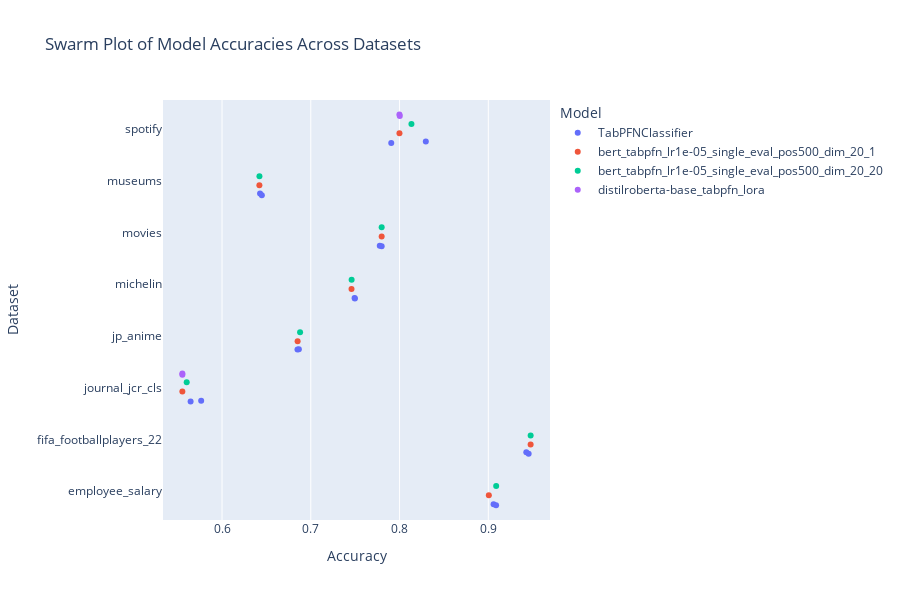

Write notebook code for a chart like this one.
### Code cell
import pandas as pd
import seaborn as sns
import matplotlib.pyplot as plt
import plotly.express as px
#df = pd.read_csv("../results/results.csv")
#df = pd.read_csv("results_with_numerics.csv")
df = pd.read_csv("results_tabfn_basic.csv")
print(df["model"].unique())
df_new = pd.read_csv("results_training_with_numerics.csv")
df_new_bis = pd.read_csv("results_training_with_numerics_lora.csv")
default_values = {"n_epochs": 1, 
                    "lr": 1e-5,
                    "single_eval_pos_train": 500,
                    "dim_tabpfn": 20,
                    "numerical_transformer": "passthrough"}
to_vary = "n_epochs"
for col_name, default_value in default_values.items():
    if col_name == to_vary:
        continue
    df_new = df_new[df_new[col_name] == default_value]
#df_new = pd.read_csv("results_training.csv")
#df = df[df["dataset"] == "spotify"]
df = pd.concat([df, df_new, df_new_bis], ignore_index=True)
# replace nans with "missing" for all columns
df = df.fillna("missing")

# add new rows with test accuracies
#new_rows = {"dataset": ["spotify"] * 5, "model": ["bert"] * 5, "dim_reduction": ["none"] * 5, "encoding": ["lm__all-MiniLM-L12-v2"] * 5, "accuracy": test_accuracies}
#df = pd.concat([df, pd.DataFrame(new_rows)], ignore_index=True)
melted_results = df.groupby(['dataset', 'model', 'dim_reduction', 'encoding', "numerical_transformer", "lr", "single_eval_pos_train", "dim_tabpfn", "n_epochs"]).mean().reset_index()
#melted_results = results.explode('accuracy')
#melted_results['accuracy'] = melted_results['accuracy'].astype(float)
#melted_results = melted_results[melted_results['encoding'] == 'lm__all-MiniLM-L12-v2']


# Creating the swarmplot
# plt.figure(figsize=(15, 20))
# sns.swarmplot(data=melted_results, x='accuracy', y='dataset', hue='model', dodge=True)
# plt.title('Swarm Plot of Model Accuracies Across Datasets')
# plt.xlabel('Accuracy')
# plt.ylabel('Dataset')
# plt.legend(title='Model', bbox_to_anchor=(1.05, 1), loc='upper left')
# plt.show()
# Create the plot
#hue_var = to_vary
hue_var = "model"
fig = px.strip(
    data_frame=melted_results,
    x="accuracy",
    y="dataset",
    color=hue_var,
    #color="dim_reduction",
    title="Swarm Plot of Model Accuracies Across Datasets",
    labels={"accuracy": "Accuracy", "dataset": "Dataset", "model": "Model"},
    height=600,
    width=900,
)

# Update hover information for each trace (grouped by 'color' or 'model' in this case)
for i, trace in enumerate(fig.data):
    subset_df = melted_results[melted_results[hue_var] == trace.name]
    hover_template = "<br>".join([f"{col}: %{{customdata[{i}]}}" for i, col in enumerate(subset_df.columns)])
    trace.customdata = subset_df.values
    trace.hovertemplate = hover_template

fig.show()

### Figure 1 — Plotly figure (JSON) as saved in the notebook; plotly's stock layout.template omitted (floating-point values rounded to 4 significant figures; data arrays with more than 128 entries replaced by an {"elided": "..."} marker saying what was removed)
{"data": [{"alignmentgroup": "True", "boxpoints": "all", "customdata": {"elided": "16x10 mixed values"}, "fillcolor": "rgba(255,255,255,0)", "hoveron": "points", "hovertemplate": "dataset: %{customdata[0]}<br>model: %{customdata[1]}<br>dim_reduction: %{customdata[2]}<br>encoding: %{customdata[3]}<br>numerical_transformer: %{customdata[4]}<br>lr: %{customdata[5]}<br>single_eval_pos_train: %{customdata[6]}<br>dim_tabpfn: %{customdata[7]}<br>n_epochs: %{customdata[8]}<br>accuracy: %{customdata[9]}", "legendgroup": "TabPFNClassifier", "line": {"color": "rgba(255,255,255,0)"}, "marker": {"color": "#636efa"}, "name": "TabPFNClassifier", "offsetgroup": "TabPFNClassifier", "orientation": "h", "pointpos": 0, "showlegend": true, "type": "box", "x": [0.9088, 0.906, 0.9428, 0.9454, 0.5765, 0.5646, 0.6865, 0.685, 0.7497, 0.7493, 0.7798, 0.7777, 0.6449, 0.6428, 0.8296, 0.7906], "x0": " ", "xaxis": "x", "y": ["employee_salary", "employee_salary", "fifa_footballplayers_22", "fifa_footballplayers_22", "journal_jcr_cls", "journal_jcr_cls", "jp_anime", "jp_anime", "michelin", "michelin", "movies", "movies", "museums", "museums", "spotify", "spotify"], "y0": " ", "yaxis": "y"}, {"alignmentgroup": "True", "boxpoints": "all", "customdata": [["employee_salary", "bert_tabpfn_lr1e-05_single_eval_pos500_dim_20_1", "subset_30", "bert_passthrough", "passthrough", 1e-05, 500, 20, 1, 0.9006], ["fifa_footballplayers_22", "bert_tabpfn_lr1e-05_single_eval_pos500_dim_20_1", "subset_30", "bert_passthrough", "passthrough", 1e-05, 500, 20, 1, 0.9476], ["journal_jcr_cls", "bert_tabpfn_lr1e-05_single_eval_pos500_dim_20_1", "subset_30", "bert_passthrough", "passthrough", 1e-05, 500, 20, 1, 0.5553], ["jp_anime", "bert_tabpfn_lr1e-05_single_eval_pos500_dim_20_1", "subset_30", "bert_passthrough", "passthrough", 1e-05, 500, 20, 1, 0.6851], ["michelin", "bert_tabpfn_lr1e-05_single_eval_pos500_dim_20_1", "subset_30", "bert_passthrough", "passthrough", 1e-05, 500, 20, 1, 0.7459], ["movies", "bert_tabpfn_lr1e-05_single_eval_pos500_dim_20_1", "subset_30", "bert_passthrough", "passthrough", 1e-05, 500, 20, 1, 0.7798], ["museums", "bert_tabpfn_lr1e-05_single_eval_pos500_dim_20_1", "subset_30", "bert_passthrough", "passthrough", 1e-05, 500, 20, 1, 0.6421], ["spotify", "bert_tabpfn_lr1e-05_single_eval_pos500_dim_20_1", "subset_30", "bert_passthrough", "passthrough", 1e-05, 500, 20, 1, 0.7999]], "fillcolor": "rgba(255,255,255,0)", "hoveron": "points", "hovertemplate": "dataset: %{customdata[0]}<br>model: %{customdata[1]}<br>dim_reduction: %{customdata[2]}<br>encoding: %{customdata[3]}<br>numerical_transformer: %{customdata[4]}<br>lr: %{customdata[5]}<br>single_eval_pos_train: %{customdata[6]}<br>dim_tabpfn: %{customdata[7]}<br>n_epochs: %{customdata[8]}<br>accuracy: %{customdata[9]}", "legendgroup": "bert_tabpfn_lr1e-05_single_eval_pos500_dim_20_1", "line": {"color": "rgba(255,255,255,0)"}, "marker": {"color": "#EF553B"}, "name": "bert_tabpfn_lr1e-05_single_eval_pos500_dim_20_1", "offsetgroup": "bert_tabpfn_lr1e-05_single_eval_pos500_dim_20_1", "orientation": "h", "pointpos": 0, "showlegend": true, "type": "box", "x": [0.9006, 0.9476, 0.5553, 0.6851, 0.7459, 0.7798, 0.6421, 0.7999], "x0": " ", "xaxis": "x", "y": ["employee_salary", "fifa_footballplayers_22", "journal_jcr_cls", "jp_anime", "michelin", "movies", "museums", "spotify"], "y0": " ", "yaxis": "y"}, {"alignmentgroup": "True", "boxpoints": "all", "customdata": [["employee_salary", "bert_tabpfn_lr1e-05_single_eval_pos500_dim_20_20", "subset_30", "bert_passthrough", "passthrough", 1e-05, 500, 20, 20, 0.9088], ["fifa_footballplayers_22", "bert_tabpfn_lr1e-05_single_eval_pos500_dim_20_20", "subset_30", "bert_passthrough", "passthrough", 1e-05, 500, 20, 20, 0.9477], ["journal_jcr_cls", "bert_tabpfn_lr1e-05_single_eval_pos500_dim_20_20", "subset_30", "bert_passthrough", "passthrough", 1e-05, 500, 20, 20, 0.5602], ["jp_anime", "bert_tabpfn_lr1e-05_single_eval_pos500_dim_20_20", "subset_30", "bert_passthrough", "passthrough", 1e-05, 500, 20, 20, 0.688], ["michelin", "bert_tabpfn_lr1e-05_single_eval_pos500_dim_20_20", "subset_30", "bert_passthrough", "passthrough", 1e-05, 500, 20, 20, 0.746], ["movies", "bert_tabpfn_lr1e-05_single_eval_pos500_dim_20_20", "subset_30", "bert_passthrough", "passthrough", 1e-05, 500, 20, 20, 0.7798], ["museums", "bert_tabpfn_lr1e-05_single_eval_pos500_dim_20_20", "subset_30", "bert_passthrough", "passthrough", 1e-05, 500, 20, 20, 0.6421], ["spotify", "bert_tabpfn_lr1e-05_single_eval_pos500_dim_20_20", "subset_30", "bert_passthrough", "passthrough", 1e-05, 500, 20, 20, 0.8134]], "fillcolor": "rgba(255,255,255,0)", "hoveron": "points", "hovertemplate": "dataset: %{customdata[0]}<br>model: %{customdata[1]}<br>dim_reduction: %{customdata[2]}<br>encoding: %{customdata[3]}<br>numerical_transformer: %{customdata[4]}<br>lr: %{customdata[5]}<br>single_eval_pos_train: %{customdata[6]}<br>dim_tabpfn: %{customdata[7]}<br>n_epochs: %{customdata[8]}<br>accuracy: %{customdata[9]}", "legendgroup": "bert_tabpfn_lr1e-05_single_eval_pos500_dim_20_20", "line": {"color": "rgba(255,255,255,0)"}, "marker": {"color": "#00cc96"}, "name": "bert_tabpfn_lr1e-05_single_eval_pos500_dim_20_20", "offsetgroup": "bert_tabpfn_lr1e-05_single_eval_pos500_dim_20_20", "orientation": "h", "pointpos": 0, "showlegend": true, "type": "box", "x": [0.9088, 0.9477, 0.5602, 0.688, 0.746, 0.7798, 0.6421, 0.8134], "x0": " ", "xaxis": "x", "y": ["employee_salary", "fifa_footballplayers_22", "journal_jcr_cls", "jp_anime", "michelin", "movies", "museums", "spotify"], "y0": " ", "yaxis": "y"}, {"alignmentgroup": "True", "boxpoints": "all", "customdata": [["journal_jcr_cls", "distilroberta-base_tabpfn_lora", "subset_30", "bert_passthrough", "passthrough", 1e-05, 500, 20, 1, 0.5553], ["journal_jcr_cls", "distilroberta-base_tabpfn_lora", "subset_30", "bert_passthrough", "passthrough", 1e-05, 500, 20, 20, 0.5553], ["spotify", "distilroberta-base_tabpfn_lora", "subset_30", "bert_passthrough", "passthrough", 1e-05, 500, 20, 1, 0.7998], ["spotify", "distilroberta-base_tabpfn_lora", "subset_30", "bert_passthrough", "passthrough", 1e-05, 500, 20, 20, 0.8002]], "fillcolor": "rgba(255,255,255,0)", "hoveron": "points", "hovertemplate": "dataset: %{customdata[0]}<br>model: %{customdata[1]}<br>dim_reduction: %{customdata[2]}<br>encoding: %{customdata[3]}<br>numerical_transformer: %{customdata[4]}<br>lr: %{customdata[5]}<br>single_eval_pos_train: %{customdata[6]}<br>dim_tabpfn: %{customdata[7]}<br>n_epochs: %{customdata[8]}<br>accuracy: %{customdata[9]}", "legendgroup": "distilroberta-base_tabpfn_lora", "line": {"color": "rgba(255,255,255,0)"}, "marker": {"color": "#ab63fa"}, "name": "distilroberta-base_tabpfn_lora", "offsetgroup": "distilroberta-base_tabpfn_lora", "orientation": "h", "pointpos": 0, "showlegend": true, "type": "box", "x": [0.5553, 0.5553, 0.7998, 0.8002], "x0": " ", "xaxis": "x", "y": ["journal_jcr_cls", "journal_jcr_cls", "spotify", "spotify"], "y0": " ", "yaxis": "y"}], "layout": {"boxmode": "group", "height": 600, "legend": {"title": {"text": "Model"}, "tracegroupgap": 0}, "title": {"text": "Swarm Plot of Model Accuracies Across Datasets"}, "width": 900, "xaxis": {"anchor": "y", "domain": [0, 1], "title": {"text": "Accuracy"}}, "yaxis": {"anchor": "x", "domain": [0, 1], "title": {"text": "Dataset"}}}}
